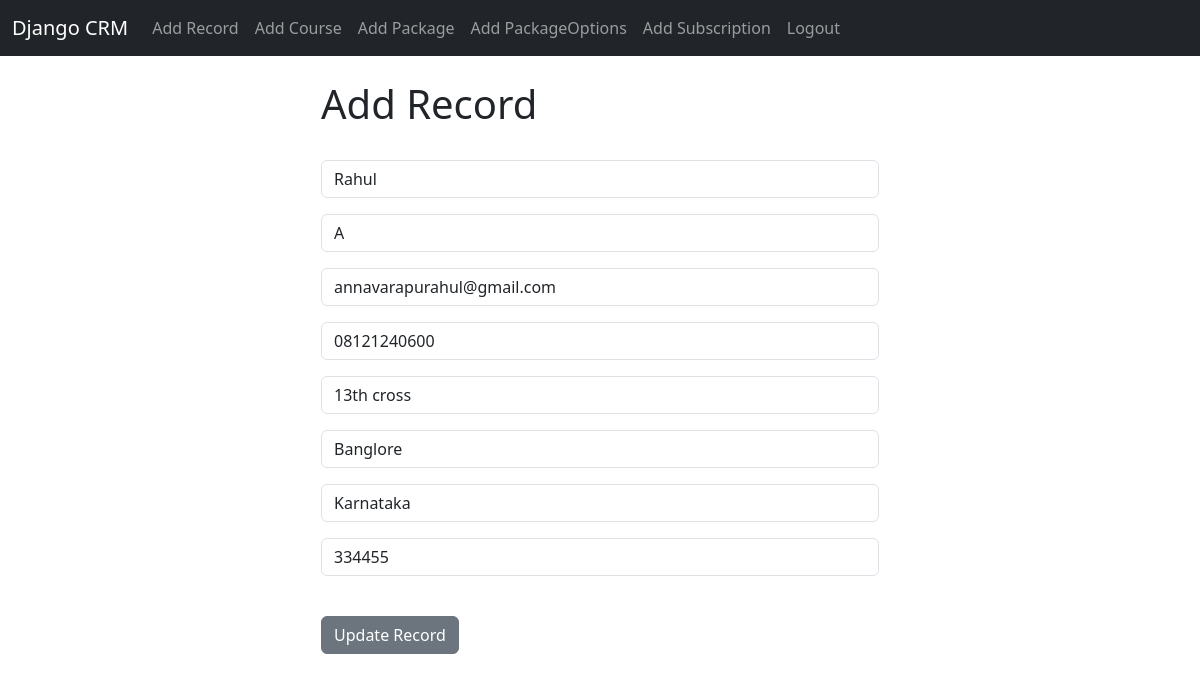
The page /update_record/1 (signed in) on the database its author committed.
### website/models.py (models this page shows, shortened)
class Record(models.Model):
	created_at = models.DateTimeField(auto_now_add=True)
	first_name = models.CharField(max_length=50)
	last_name =  models.CharField(max_length=50)
	email =  models.CharField(max_length=100)
	phone = models.CharField(max_length=15)
	address =  models.CharField(max_length=100)
	city =  models.CharField(max_length=50)
	state =  models.CharField(max_length=50)
	zipcode =  models.CharField(max_length=20)

### website/views.py (the view)
# urls.py: path('update_record/<int:pk>', views.update_record, name='update_record'),
def update_record(request, pk):
	if request.user.is_authenticated:
		current_record = Record.objects.get(id=pk)
		form = AddRecordForm(request.POST or None, instance=current_record)
		if form.is_valid():
			form.save()
			messages.success(request, "Record Has Been Updated!")
			return redirect('home')
		return render(request, 'update_record.html', {'form':form})
	else:
		messages.success(request, "You Must Be Logged In...")
		return redirect('home')

### website/templates/update_record.html (shortened to what this page needs)
{% extends 'base.html' %}
{% block content %}
<div class="col-md-6 offset-md-3">
<h1>Add Record</h1>
<br/>
<form method="POST">
	{{ form.as_p }}
<br/>
  <button type="submit" class="btn btn-secondary">Update Record</button>
</form>
</div>
{% endblock %}

### rows shown on the page
Record: first_name "Rahul", last_name "A", email "annavarapurahul@gmail.com", phone "08121240600", address "13th cross", city "Banglore", state "Karnataka", zipcode "334455"
